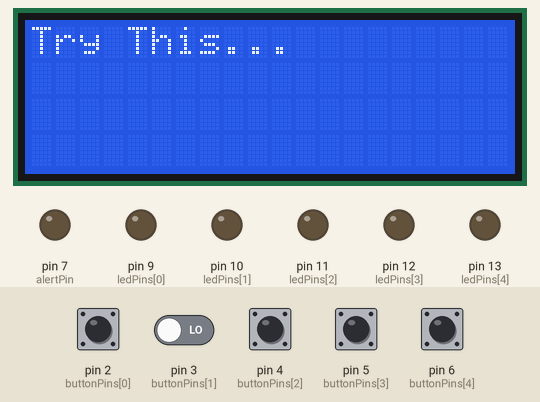
This sketch was run on a simulated Arduino Uno, built with avr-gcc and run on an emulated ATmega328P. On the bench: 20×4 character LCD, output pins drawn as LEDs (lit = HIGH). Inputs (shaded band) come from the test bench; at power-on: pin 2 (buttonPins[0]), pin 3 (buttonPins[1]), pin 4 (buttonPins[2]), pin 5 (buttonPins[3]), pin 6 (buttonPins[4]) LOW. What the sketch prints to the serial monitor is not drawn.

Above: at 10.2 s.
10.3 s: pin 2 (buttonPins[0]) pulled HIGH for 1 s
At 12.2 s:
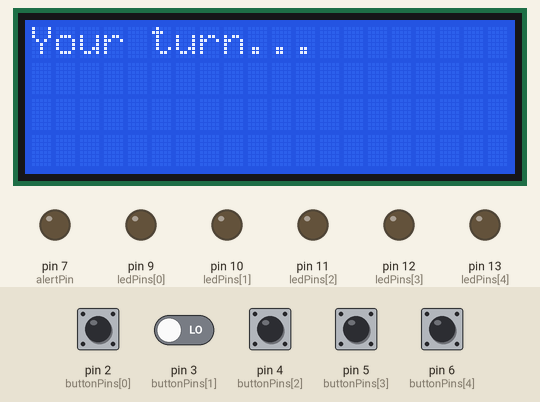
At 18.3 s:
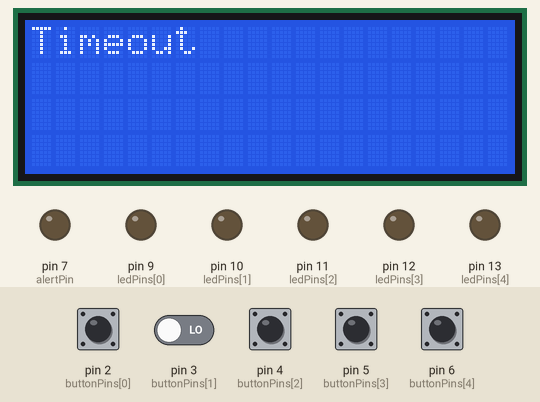
18.6 s: pin 2 (buttonPins[0]) driven HIGH and pin 3 (buttonPins[1]) driven HIGH
At 40.5 s:
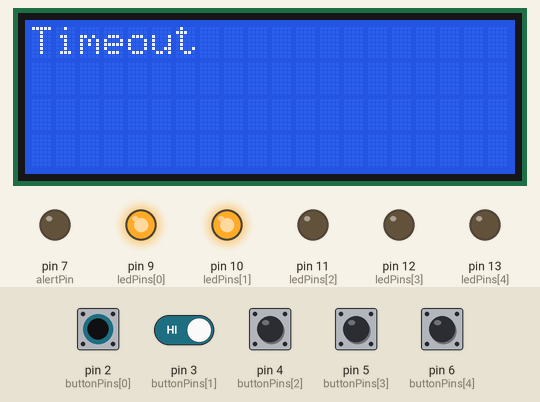
40.6 s: pin 3 (buttonPins[1]) driven LOW
Timing chart, 0 to 61.5 s (numbered marks = the images above; inputs shaded):
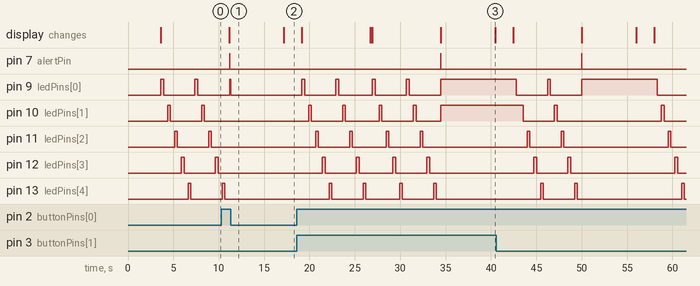

The sketch:

Simon2_V2.ino
```cpp
/*
 * memory / dexterit game inspired by the "Simon" game,  For Steve T.
 */


/*
 * TODO:
 * add adaptive difficulty setting based on user performance with adjustable gain (low slope for beginners.
 * Add deliery of Amazon gift card via servo motor
 * add internal battery (with extension USB port) show battery level on display
 * add wav file support for 80's style arcage game sounds (asteriods, pac man, etc.)
 * use LCD display logic from SORI game (complete)
 * startup mode configuration options (press any button during startup)
 * add bluetooth interface (display score, statistics, etc.
 * capture response time for performance metrics
 * add real time clock to track performance over time
 * add timer - response must be received within specified time
 *
 *
 *
 */
#include <LiquidCrystal_I2C.h>

// setup LCD display
#define LCD_ADDRESS1 0x3F       // 2x16 display
#define LCD_ADDRESS2 0x27       // 4x20 display
LiquidCrystal_I2C  lcd(LCD_ADDRESS2,2,1,0,4,5,6,7);

#define MAX_CHALLENGE_LENGTH  10      // maximum number of elements in sequence array
#define SOUND_CORRECT 0       // mode control to command audio sound signifying correct response
#define SOUND_INCORRECT 1     // mode control to command audio sound signifying correct response
#define SOUND_SUCCESSFUL_ROUND 2  // audio to signify successful round
#define END_OF_CHALLENGE_FLAG 99  // signifies end of challenge array
#define NUM_BUTTONS 5             // number of player buttons

int iReading1 = 0;
int iReading2 = 0;
int iReading3 = 0;
int iReading4 = 0;
int iReading5 = 0;

int iPrevReading1 = 0;
int iPrevReading2 = 0;
int iPrevReading3 = 0;
int iPrevReading4 = 0;
int iPrevReading5 = 0;

int iResponseIndex = 0;

// caution, must be set manualy to match NUM_BUTTONS
int buttonPins[NUM_BUTTONS] = {2, 3, 4, 5, 6};
const int ledPins[NUM_BUTTONS] = {9, 10, 11, 12, 13};

const int buttonPin1 = 2;     // the number of the pushbutton pin
const int buttonPin2 = 3;     // the number of the pushbutton pin
const int buttonPin3 = 4;     // the number of the pushbutton pin
const int buttonPin4 = 5;     // the number of the pushbutton pin
const int buttonPin5 = 6;     // the number of the pushbutton pin

const int alertPin = 7;       // sonalert
const int ledPin1 =  9;      // the number of the LED pin
const int ledPin2 =  10;      // the number of the LED pin
const int ledPin3 =  11;      // the number of the LED pin
const int ledPin4 =  12;      // the number of the LED pin
const int ledPin5 =  13;      // the number of the LED pin

const unsigned int debounceDelay = 40;
int challengeSequence[MAX_CHALLENGE_LENGTH+1];           //light sequence array, reserve one space for end flag

int iResponses[MAX_CHALLENGE_LENGTH];         // array to hold sequence of responses

bool bDisplayNextChallenge = true;     // displays light sequence when true, waits for response when false

struct ResponseStruct{
  int iReading;
  int iPrevReading;
  unsigned long PositiveTransitionTime;
  unsigned long PreviousMillis;
  bool bButtonState;
};

ResponseStruct Responses[MAX_CHALLENGE_LENGTH];

unsigned long roundStartTime = 0;
unsigned long deadline = 6000;


bool bRoundSuccess = false;
bool bTimeout = false;
bool bResponseError = false;

void setup() {

  // LCD display setup
  lcd.off();
  lcd.begin (20,4);
  lcd.setBacklightPin(3,POSITIVE);
  lcd.setBacklight(HIGH);
  // end LCD setup

  for(int i = 0; i<NUM_BUTTONS; i++)
  {
    pinMode(ledPins[i], OUTPUT);
    pinMode(buttonPins[i], INPUT);
  }
   pinMode(alertPin, OUTPUT);

  Serial.begin(9600);

  displayLCD(F("My name is Sori"),F("Let's play..."),"","", 0,3500);


}

void loop() {

  if (bDisplayNextChallenge){
    displayLCD(F("Try This..."),F(""),"","", 0,0);

    // setup sequence
    for(int i = 0; i < MAX_CHALLENGE_LENGTH + 1; i++) challengeSequence[i] = END_OF_CHALLENGE_FLAG;
    challengeSequence[0] = ledPin1;
    challengeSequence[1] = ledPin2;
    challengeSequence[2] = ledPin3;
    challengeSequence[3] = ledPin4;
    challengeSequence[4] = ledPin5;
    challengeSequence[5] = ledPin1;
    challengeSequence[6] = ledPin2;
    challengeSequence[7] = ledPin3;
    challengeSequence[8] = ledPin4;
    challengeSequence[9] = ledPin5;

    // display sequence
    DisplaySequence(challengeSequence, 300);
    bDisplayNextChallenge = false;                    // challenge has been displayed, now get responses

    // prepare to receive responses
    iResponseIndex = 0;     // initialize index which stores series of responses
    // initialize button response booleans
    for(int i = 0; i<NUM_BUTTONS; i++) Responses[i].bButtonState = false;

    // prepare flags for next round
    bRoundSuccess = false;
    bTimeout = false;
    bResponseError = false;
    roundStartTime = millis();
    // notify player
    displayLCD(F("Your turn..."),F(""),"","", 0,0);
  }
  else
  {
  // wait for response


  for(int j = 0; j<NUM_BUTTONS; j++){
  /*
   * Process Buttons
   *
   */
  Responses[j].iReading = digitalRead(buttonPins[j]);
  if ((Responses[j].iReading == HIGH) && (Responses[j].iPrevReading == LOW)) {
    // get time of newly detected high state
    Responses[j].PositiveTransitionTime = millis();
  }
  // button has been pushed for at least one cycle,  accumulate time until we reach threshold
  else if ((Responses[j].iReading == HIGH) && (Responses[j].iPrevReading == HIGH)){
    if (((millis() - Responses[j].PositiveTransitionTime) > debounceDelay && (Responses[j].bButtonState == false))) {
         Responses[j].bButtonState = true;
         Serial.print("Button state ON registered for button ");
         Serial.println(j);
         if(iResponseIndex < MAX_CHALLENGE_LENGTH){
          iResponses[iResponseIndex] = ledPins[j];             // record activation of button
          if(challengeSequence[iResponseIndex] == ledPins[j]){  // Requested button matches button played
            SoundFeedback(SOUND_CORRECT);                   // provide affirmative sound
            digitalWrite(ledPins[j], HIGH);                    // light LED
          }
          else{
            SoundFeedback(SOUND_INCORRECT);
            bDisplayNextChallenge = true;                            // player fails this round, redisplay challenge
            }
          // we have a response
          iResponseIndex++;                                 // prepare to store next response
          }
        }
      }
    else if ((Responses[j].iReading == LOW) && (Responses[j].iPrevReading == HIGH)){
      Responses[j].bButtonState = false;      // player has released the button, reset to allow it to be registered again
      digitalWrite(ledPins[j], LOW);                    // extinguish LED
      // check for end of sequence
      if(challengeSequence[iResponseIndex] == END_OF_CHALLENGE_FLAG){
        // reaching this point means all responses were correct
        bDisplayNextChallenge = true;                      // exit responses and display new challenge
        delay(500);
        SoundFeedback(SOUND_SUCCESSFUL_ROUND);    // sound the success tone
        delay(500);
        // TODO - add "press any key to continue"??
        }
      }
      Responses[j].iPrevReading = Responses[j].iReading;  // save current reading as previous
    } // process next button


    // check for timeout
    if(millis() > roundStartTime + deadline){
      bTimeout = true;
      bDisplayNextChallenge = true;
      displayLCD(F("Timeout"),F(""),"","", 0,2000);
    }

  } // done processing responses
}


/*
 * DisplaySequence - displays the challenge to the user
 * by sequencing a number of lights on the front panel.
 */
void DisplaySequence(int challengeElements[], int iDuration)
{
  int i = 0;
  while(challengeElements[i] != END_OF_CHALLENGE_FLAG)
  {
    digitalWrite(challengeElements[i], HIGH);
    delay(iDuration);
    digitalWrite(challengeElements[i], LOW);
    delay(iDuration * 1.5);
    i++;
  }
}

void SoundFeedback(int iMode)
{
  switch(iMode)
  {
    case SOUND_CORRECT:
      digitalWrite(alertPin, HIGH);
      delay(10);
      digitalWrite(alertPin, LOW);
      break;

    case SOUND_INCORRECT:
      for(int i = 0;i<9;i++)
      {
      digitalWrite(alertPin, HIGH);
      delay(6);
      digitalWrite(alertPin, LOW);
      delay(15);
      }
      break;

    case SOUND_SUCCESSFUL_ROUND:

      digitalWrite(alertPin, HIGH);
      delay(50);
      digitalWrite(alertPin, LOW);
      delay(120);
      digitalWrite(alertPin, HIGH);
      delay(400);
      digitalWrite(alertPin, LOW);
      delay(500);
      break;

    default:
      break;
  }

}

/*********************************************************************
 * general purpose display manager with optional tone alert and delay
 *
 *********************************************************************/
void displayLCD(String sline1, String sline2, String sline3, String sline4, int itoneLen, int idelay)
{
    lcd.off();
    lcd.clear();
    lcd.home ();
    lcd.print(sline1);
    lcd.setCursor (0,1);
    lcd.print(sline2);
    lcd.setCursor (0,2);
    lcd.print(sline3);
    lcd.setCursor (0,3);
    lcd.print(sline4);
    lcd.on();
    if (itoneLen > 0){
      digitalWrite(alertPin, HIGH);
      delay(itoneLen);
      digitalWrite(alertPin, LOW);
    }
    if (idelay > 0) delay(idelay);
}
```

Measured:
- after the input at 10.3 s, pin 7 (alertPin): LOW → HIGH after 0.89 s, → LOW 0.01 s later; pin 9 (ledPins[0]): LOW → HIGH after 0.90 s, → LOW 0.10 s later
- after the input at 18.6 s, pin 7 (alertPin): LOW → HIGH after 15.9 s, → LOW 0.03 s later
- by itself, pin 9 (ledPins[0]): alternates HIGH for 0.30 s and LOW for 3.5 s
- by itself, pin 11 (ledPins[2]), pin 12 (ledPins[3]), pin 13 (ledPins[4]): alternates HIGH for 0.30 s and LOW for 3.5 s, 8 changes in all, then stays LOW
